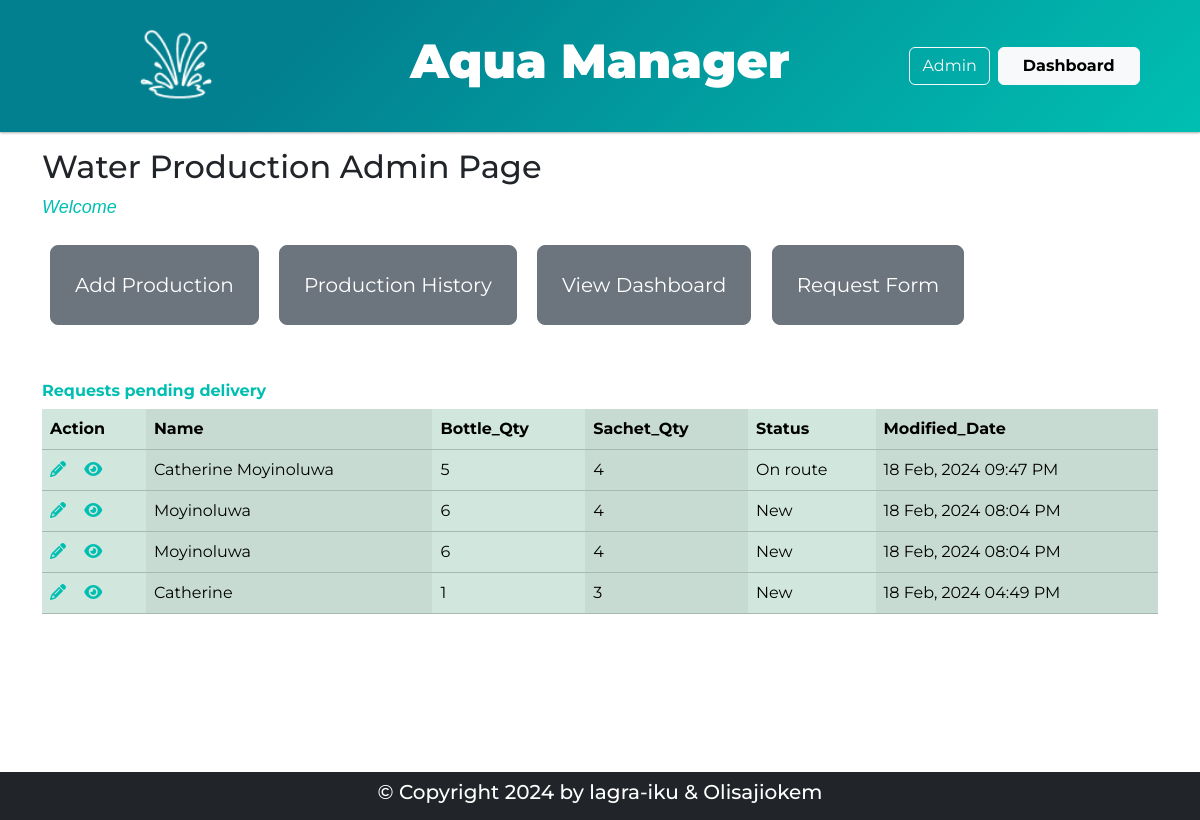
/admin, run on an earlier commit of the app's database.
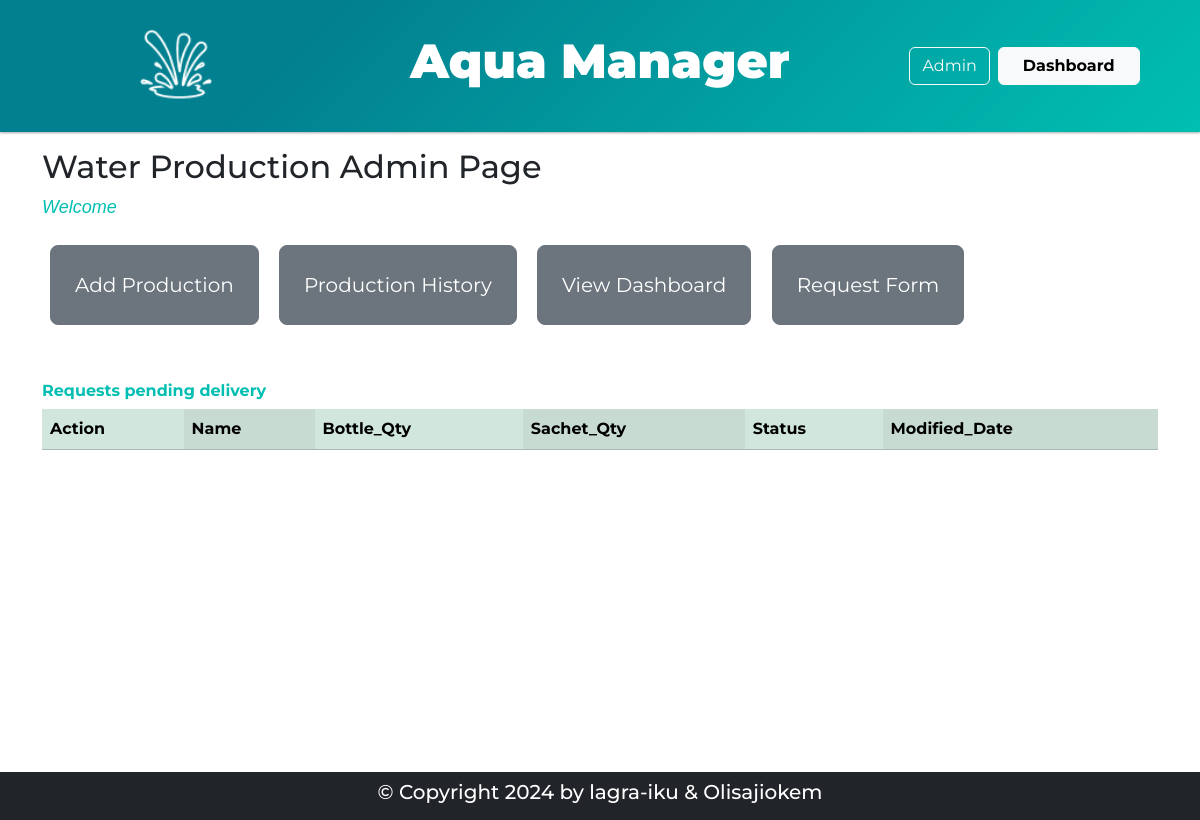
And on a later commit of the database.
### models.py (models this page shows, shortened)
class Requests(db.Model):
    id = db.Column(db.Integer, primary_key=True, autoincrement=True)
    name = db.Column(db.String(255), nullable=False)
    location = db.Column(db.String(255), nullable=False)
    phonenum = db.Column(db.String(30), nullable=False)
    bottle_qty = db.Column(db.Integer)
    sachet_qty = db.Column(db.Integer)
    created_date = db.Column(db.DateTime, default=datetime.utcnow)
    modified_date = db.Column(db.DateTime, default=datetime.utcnow, onupdate=datetime.utcnow)
    status = db.Column(db.String(255), default='New')

### routes.py (the view)
@main_bp.route('/admin', methods=('GET', 'POST'))
def admin():
    active_requests = Requests.query.filter(Requests.status.notin_(['canceled', 'completed'])).order_by(desc(Requests.modified_date)).all()
    return render_template('admin/home.html', x=active_requests)

### templates/admin/home.html
{% extends 'index.html' %}
{% block content %}
    <div class="container">
        <div class="row">
            <h2 class="">Water Production Admin Page</h2>
            <P style="color: blue; font-size: large; font-family: sans-serif;  font-style: italic;"><span class="txt-teal mb-5">Welcome</span></P>
        </div>
        <div class="d-grid d-md-block">
            <a href="{{ url_for('main.add_production') }}" class="btn btn-lg p-4 m-2 btn-secondary">Add Production</a>
            <a href="{{ url_for('main.production_content') }}" class="btn btn-lg p-4  m-2 btn-secondary">Production History</a>
            <a href="{{ url_for('main.dashboard') }}" class="btn btn-lg p-4 btn-secondary m-2 ">View Dashboard</a>
            <a href="{{ url_for('main.new') }}" class="btn btn-lg p-4 btn-secondary m-2 ">Request Form</a>
        </div>
        <div class="row my-5">
            <h6 class="txt-teal fw-bold">Requests pending delivery</h6>
            <div class="table-responsive">
                <table class="table table-success table-striped-columns">
                    <thead>
                        <tr>
                            <th scope="col-sm-1">Action</th>
                            <th scope="col-sm-2">Name</th>
                            <th scope="col-sm-2">Bottle_Qty</th>
                            <th scope="col-sm-2">Sachet_Qty</th>
                            <th scope="col-sm-2">Status</th>
                            <th scope="col-sm-2">Modified_Date</th>
                        </tr>
                        </thead>
                        <tbody>
                        {% for item in x %}
                        <tr>
                            <th scope="row">
                            <a class="" href="{{ url_for('main.edit_request', id=item.id) }}"><i class="fa-solid fa-pencil txt-teal"></i></a>&nbsp; &nbsp;
                            <a class="" href="{{ url_for('main.display_entry', id=item.id) }}"><i class="fa-solid fa-eye txt-teal"></i></a>
                            </th>
                            <td class="text-capitalize">{{ item.name }}</td>
                            <td>{{ item.bottle_qty }}</td>
                            <td>{{ item.sachet_qty }}</td>
                            <td>{{ item.status }}</td>
                            <td>{{ item.modified_date.strftime('%d %b, %Y %I:%M %p') }}</td>
                        </tr>
                        {% endfor %}
                        </tbody>
                </table>
                </div>
        </div>
    </div>
{% endblock %}

### templates/index.html (shortened to what this page needs)
<!DOCTYPE html>
<html lang="en">
<head>
    <link href="https://cdn.jsdelivr.net/npm/bootstrap@5.3.2/dist/css/bootstrap.min.css" rel="stylesheet">
    <link rel="stylesheet" href="../static/styles/style.css">
    <link rel="stylesheet" href="https://cdnjs.cloudflare.com/ajax/libs/font-awesome/6.5.1/css/all.min.css">
    <body>
    {% include 'common/header.html' %}
    <main class="p-3 height80">
        {% block content %}{% endblock %}
    </main>
    {% include 'common/footer.html' %}
</body>
</html>

### templates/common/header.html
<header class="text-white text-center sticky-top">
    <div class="container p-3">
        <div class="row align-items-center">
            <div class="col-sm-3">
                <a href="{{ url_for('main.new') }}"><img src="../../static/images/logo_new.png" alt="" class="logo"></a>
            </div>
            <div class="col-sm-6 text-left">
                <h3 id="app-name">Aqua Manager</h3>
            </div>
            <div class="col-sm-3">
                <div class="btn-group" role="group" aria-label="Basic outlined example">
                    {% if username %}
                    <div class="">
                        <h6 class="dropdown-toggle" data-bs-toggle="dropdown" aria-expanded="false">
                            Welcome {{ username }} &nbsp;
                            <img src="../../static/images/anonymous.png" alt="" id="profile_pic">
                        </h6>
                        <ul class="dropdown-menu p-3 text-end profile-menu">
                            <li class=" border-bottom my-2"><a href="{{ url_for('main.admin') }}" class="text-decoration-none text-end text-dark">Admin</a></li>
                            <li class=" border-bottom my-2"><a href="{{ url_for('main.dashboard') }}" class="text-decoration-none text-end text-dark">Dashboard</a></li>
                        </ul>
                      </div>
                    {% else %}
                        <a class="btn btn-outline-light mx-1 rounded" href="{{ url_for('main.admin') }}">Admin</a>
                        <a class="btn btn-light mx-1 px-4 rounded fw-bold" href="{{ url_for('main.dashboard') }}">Dashboard</a>
                    {% endif %}
                  </div>
            </div>
        </div>
    </div>
</header>

### templates/common/footer.html
<footer class="bg-dark text-white text-center p-2">
   <h5>
    &copy; Copyright 2024 by lagra-iku & Olisajiokem
   </h5>
</footer>

### static/styles/style.css (style rules this page uses)
:root { --pricolor: #00bfb2; --seccolor: #00616e; }
.txt-teal { color: var(--pricolor); }
body { font-family: "Montserrat", Verdana, Geneva, Tahoma, sans-serif; }
header { background-color: #00bfb2; background-image: linear-gradient(315deg, #00bfb2 0%, #028090 74%); background-position: center; box-shadow: rgba(0, 0, 0, 0.12) 0px 1px 3px, rgba(0, 0, 0, 0.24) 0px 1px 2px; min-height: 15vh; }
#app-name { font-size: 3em; font-weight: 900; color: white; }
.logo { width: 100px; height: 100px; }
.height80 { min-height: 80vh; }

What changed in the data, as far as the page shows it:
removed Requests: name "Catherine Moyinoluwa", bottle_qty "5", sachet_qty "4", status "On route", modified_date "18 Feb, 2024 09:47 PM"
removed Requests: name "Moyinoluwa", bottle_qty "6", sachet_qty "4", status "New", modified_date "18 Feb, 2024 08:04 PM"
removed Requests: name "Moyinoluwa", bottle_qty "6", sachet_qty "4", status "New", modified_date "18 Feb, 2024 08:04 PM"
removed Requests: name "Catherine", bottle_qty "1", sachet_qty "3", status "New", modified_date "18 Feb, 2024 04:49 PM"
